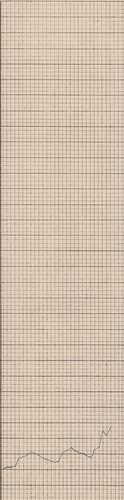
#> input picture dashboard/thumbs/1835_02.jpg, 124 x 500 px
$ python -i build_dashboard.py   (imports and definitions only)
#> lines starting #> are read from the running program, lines starting #| are printed output that depends on the picture
#!/usr/bin/env python3
"""Build the static ICE LEVEL dashboard: manifest, thumbnails, patterns, data.js."""

from __future__ import annotations

import csv
import hashlib
import json
import math
import os
import re
import shutil
import urllib.parse
from collections import Counter, defaultdict
from datetime import date
from pathlib import Path

import numpy as np
from PIL import Image, ImageDraw, ImageFont, ImageOps

ROOT = Path(__file__).resolve().parent.parent
DASH = Path(__file__).resolve().parent
THUMBS = DASH / "thumbs"
PATTERNS = DASH / "patterns"
META_PATH = ROOT / "tiles_1_1835-1837_plus_code" / "month_boxes.json"

TILE_DIRS = [
    "tiles_1_1835-1837_plus_code/tiles",
    "tiles",
    "tiles 2",
    "tiles 4",
    "tiles 5",
    "tiles 6",
    "tiles 7",
    "tiles 8",
    "tiles 3",
]

MONTHS = ["Jan", "Feb", "Mar", "Apr", "May", "Jun", "Jul", "Aug", "Sep", "Oct", "Nov", "Dec"]
EXPECTED = (744, 3000)
FIRST_YEAR, LAST_YEAR = 1835, 1893


# [21 lines left out: functions font, sha256, not called in this run]


def relative_url(path: Path) -> str:
    rel = Path("..") / path.relative_to(ROOT)
    return urllib.parse.quote(rel.as_posix(), safe="/")


def measure_tile(path: Path) -> dict:
#> called with path = 'thumbs/1835_02.jpg'
    im = Image.open(path).convert("RGB")
#> im is the input picture: PIL image 124x500 RGB; mean R, G, B 209.6, 192.5, 172.8
    arr = np.asarray(im).astype(np.int16)
    gray = np.asarray(im.convert("L")).astype(float)
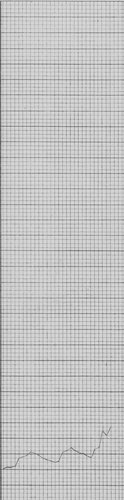
#> gray: shape (500, 124) float64; min 75, max 233, mean 195.4
    r, g, b = arr[..., 0], arr[..., 1], arr[..., 2]
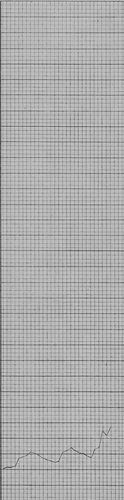
#> b: shape (500, 124) int16; min 57, max 214, mean 172.8
    blue = (b - r > 6) & (b - g > 1) & (b > 60) & (r < 200)
#> blue: shape (500, 124) bool; every value is 0
    red = (r - g > 35) & (r - b > 35) & (r > 90) & (g < 150)
    dark = gray < 140
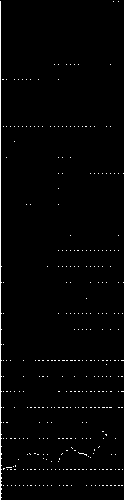
#> dark: shape (500, 124) bool; 1.6% white in thin lines or dots

    # [5 lines left out: function grid_spacing, not called in this run]

    col_profile = np.median(gray, axis=0)
#> col_profile = 124 values, max 211 at index 33, min 111 at index 0, mean 199.2
    row_profile = np.median(gray, axis=1)
#> row_profile = 500 values, max 214 at index 15, min 143.5 at index 360, mean 199.3
    return {
        "width": im.width,
        "height": im.height,
#> (the run stopped early here; a loop or call above may not have finished)

$ run again, on dashboard/thumbs/1835_12.jpg
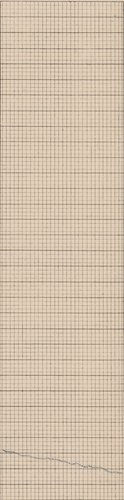
#> input picture dashboard/thumbs/1835_12.jpg, 124 x 500 px
#> in measure_tile, im is the input picture: PIL image 124x500 RGB; mean R, G, B 211.1, 193.2, 172.2
#> in measure_tile, `r, g, b = arr[..., 0], arr[..., 1], arr[..., 2]`:
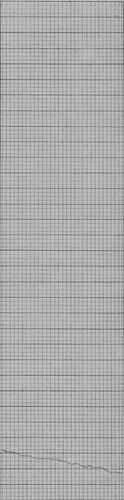
#> b: shape (500, 124) int16; min 71, max 207, mean 172.2
#> blue: shape (500, 124) bool; every value is 0
#> in measure_tile, `dark = gray < 140`:
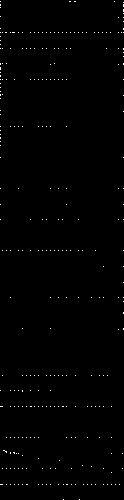
#> dark: shape (500, 124) bool; 0.53% white in thin lines or dots
#> col_profile = 124 values, max 211 at index 61, min 168 at index 123, mean 199.9
#> row_profile = 500 values, max 214 at index 65, min 150.5 at index 32, mean 200.6

$ run again, on dashboard/thumbs/1836_02.jpg
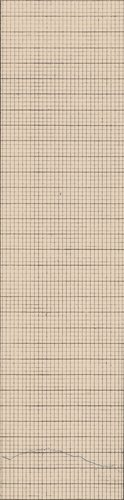
#> input picture dashboard/thumbs/1836_02.jpg, 124 x 500 px
#> in measure_tile, im is the input picture: PIL image 124x500 RGB; mean R, G, B 211.4, 193.6, 172.7
#> in measure_tile, `r, g, b = arr[..., 0], arr[..., 1], arr[..., 2]`:
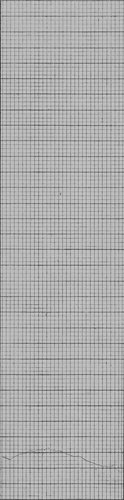
#> b: shape (500, 124) int16; min 60, max 212, mean 172.7
#> blue: shape (500, 124) bool; every value is 0
#> in measure_tile, `dark = gray < 140`:
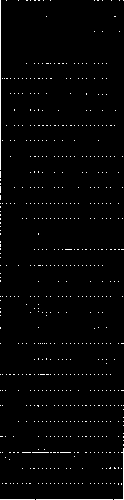
#> dark: shape (500, 124) bool; 1.7% white in thin lines or dots
#> col_profile = 124 values, max 215 at index 84, min 142 at index 0, mean 200.8
#> row_profile = 500 values, max 217 at index 170, min 120 at index 499, mean 202.4

$ run again, on dashboard/thumbs/1836_06.jpg
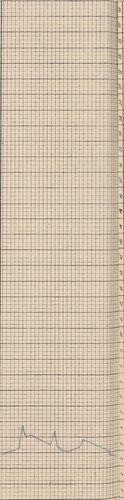
#> input picture dashboard/thumbs/1836_06.jpg, 124 x 500 px
#> in measure_tile, im is the input picture: PIL image 124x500 RGB; mean R, G, B 210, 192.5, 171.5
#> in measure_tile, `r, g, b = arr[..., 0], arr[..., 1], arr[..., 2]`:
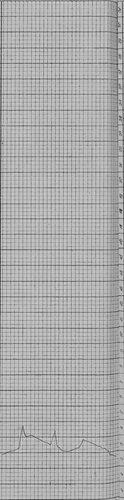
#> b: shape (500, 124) int16; min 33, max 210, mean 171.5
#> blue: shape (500, 124) bool; every value is 0
#> in measure_tile, `dark = gray < 140`:
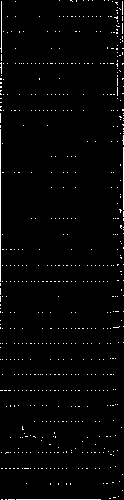
#> dark: shape (500, 124) bool; 2% white in thin lines or dots
#> col_profile = 124 values, max 213 at index 12, min 146.5 at index 0, mean 199.2
#> row_profile = 500 values, max 216 at index 80, min 124 at index 499, mean 200.5
